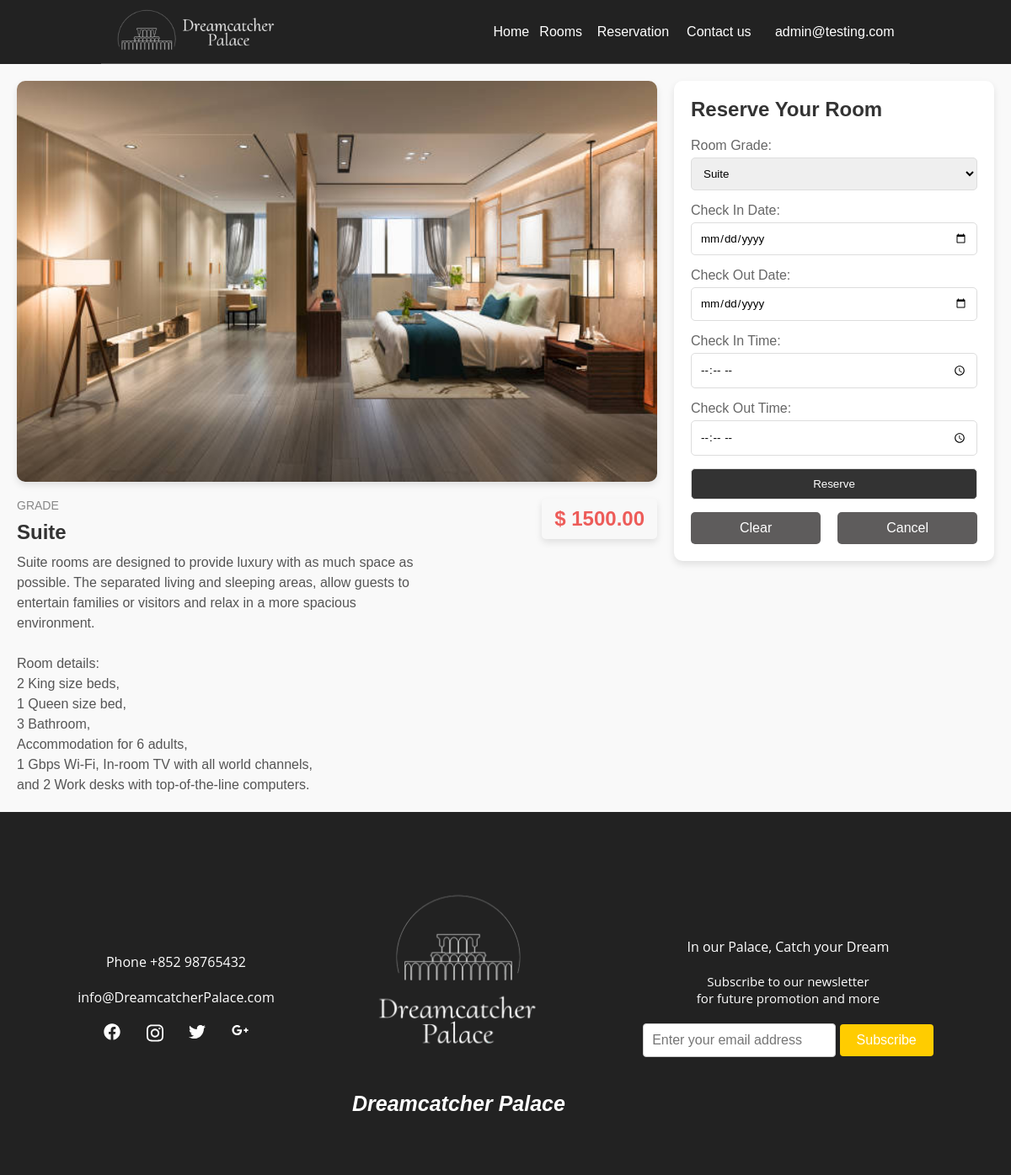
The page /reservation.php?roomGrade=Suite (signed in) on the database its author committed.
### tables this page shows
CREATE TABLE `room_details` (
  `roomGrade` varchar(20) NOT NULL,
  `roomSpec` varchar(600) NOT NULL,
  `roomPrice` decimal(10,2) NOT NULL,
  `roomIMG` text NOT NULL
);

### reservation.php (the view, shortened to what this page needs)
<?php
include 'DBconn.php';
if (isset($_GET['roomGrade'])) {
	$selectedroomGrade = isset($_GET['roomGrade']) ? $_GET['roomGrade'] : '';
	$roomGrade = mysqli_real_escape_string($conn, $_GET['roomGrade']);
	$sql = "SELECT * FROM room_details WHERE roomGrade = '$roomGrade'";
	$result = mysqli_query($conn, $sql);
	$row = mysqli_fetch_assoc($result);
} else {
	$selectedroomGrade = null;
}
?>
<!DOCTYPE html>
<html>
<head>
	<link rel="stylesheet" href="static/css/reservation.css">
</head>
<body>
	<?php include "navbar.php"; ?>
	<section id="room-page">
		<div class="room-content">
			<div class="left-section">
				<div class="room-details">
					<div class="room-img">
						<?php echo "<img src='static/img/rooms/{$row['roomIMG']}' />"; ?>
					</div>
				</div>
				<div class="room-text">
					<div class="room-text-left">
						<span class="room-category">Grade</span>
						<h3><?php echo $row['roomGrade']; ?></h3>
						<p><?php echo nl2br($row['roomSpec']); ?></p>
					</div>
					<div class="room-text-right">
						<span class="room-price">$ <?php echo $row['roomPrice']; ?></span>
					</div>
				</div>
			</div>
			<div class="right-section">
				<div class="room-form">
					<h3>Reserve Your Room</h3>
					<form method="POST" action="roomSearch.php" onsubmit="return validateDateRange()">
						<label for="roomGrade">Room Grade:</label>
						<select name="roomGrade" id="roomGrade" onchange="updateRoomGrade()">
							<option value="Suite" <?php echo ($selectedroomGrade == 'Suite') ? 'selected' : ''; ?>>Suite</option>
						</select><br>
						<label for="reservedStartDate">Check In Date:</label>
						<input type="date" name="reservedStartDate" id="reservedStartDate"><br>
						<label for="reservedEndDate">Check Out Date:</label>
						<input type="date" name="reservedEndDate" id="reservedEndDate"><br>
						<label for="reservedStartTime">Check In Time:</label>
						<input type="time" name="reservedStartTime" id="reservedStartTime"><br>
						<label for="reservedEndTime">Check Out Time:</label>
						<input type="time" name="reservedEndTime" id="reservedEndTime"><br>
						<input type="submit" name="Reserve" value="Reserve" class="form-btn">
						<div class="button-wrapper">
							<button type="reset" class="clear-btn">Clear</button>
							<a href="home.php" class="form-btn cancel-btn">Cancel</a>
						</div>
					</form>
				</div>
			</div>
		</div>
	</section>
	<?php include "footer.php"; ?>
</body>
</html>

### static/css/reservation.css (style rules this page uses)
#room-page { display: flex; justify-content: center; padding: 20px; background-color: #f9f9f9; }
.room-content { display: flex; width: 100%; max-width: 1200px; gap: 20px; }
button { padding: 10px 20px; background-color: #333; color: #fff; border: none; border-radius: 5px; cursor: pointer; font-size: 16px; transition: background-color 0.3s ease; }
.left-section { flex: 2; }
.room-details { margin-bottom: 20px; }
.room-img img { width: 100%; border-radius: 10px; box-shadow: 0 4px 8px rgba(0, 0, 0, 0.1); }
.room-text { display: flex; justify-content: space-between; align-items: flex-start; margin-top: 20px; gap: 20px; }
.room-text-left { flex: 2; }
.room-category { font-size: 14px; color: #888; text-transform: uppercase; margin-bottom: 5px; }
.room-text-left h3 { font-size: 24px; margin: 10px 0; color: #333; }
.room-text-left p { font-size: 16px; line-height: 1.5; color: #555; }
.room-text-right { flex: 1; text-align: right; display: flex; align-items: center; justify-content: flex-end; }
.room-price { font-size: 24px; font-weight: bold; color: #ED5C59; background-color: #f8f8f8; padding: 10px 15px; border-radius: 5px; box-shadow: 0 4px 8px rgba(0, 0, 0, 0.1); }
.right-section { flex: 1; }
.room-form { background-color: white; padding: 20px; border-radius: 10px; box-shadow: 0 4px 8px rgba(0, 0, 0, 0.1); }
.room-form h3 { margin-bottom: 20px; font-size: 24px; color: #333; }
.room-form label { display: block; margin-bottom: 5px; color: #666; }
.room-form input, .room-form select { width: 100%; padding: 10px; margin-bottom: 15px; border: 1px solid #ddd; border-radius: 5px; }
.form-btn { width: 100%; padding: 10px; background-color: #333; color: white; border: none; border-radius: 5px; cursor: pointer; }
.button-wrapper { display: flex; justify-content: center; gap: 20px; }
.clear-btn { width: 100%; padding: 10px; background-color: #5e5c5c; color: white; border: none; border-radius: 5px; cursor: pointer; }
.cancel-btn { text-align: center; background-color: #5e5c5c; color: white; text-decoration: none; padding: 10px 20px; border-radius: 5px; display: inline-block; }

### navbar.php (style rules this page uses)
* { padding: 0; margin: 0; -webkit-box-sizing: border-box; -moz-box-sizing: border-box; box-sizing: border-box; text-decoration: none; font-family: arial, tahoma; list-style: none; }

### footer.php (style rules this page uses)
body { font-family: 'Alegreya Sans', sans-serif; }

### rows shown on the page
room_details: roomIMG (picture), roomGrade "Suite", roomSpec "Suite rooms are designed to provide luxury with as much space as possible. The separated living and sleeping areas, allow guests to entertain families or visitors and relax in a more spacious environment. Room details: 2 King size beds, 1 Queen size bed, 3 Bathroom, Accommodation for 6 adults, 1 Gbps Wi-Fi, In-room TV with all world channels, and 2 Work desks with top-of-the-line computers.", roomPrice "1500.00"

### other values the page prints
$_SESSION['loginUser'] "admin@testing.com"
